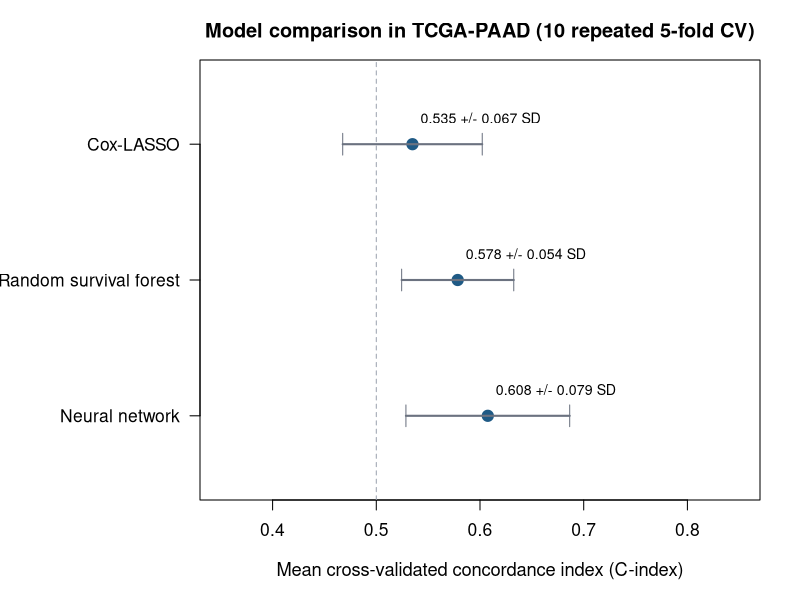
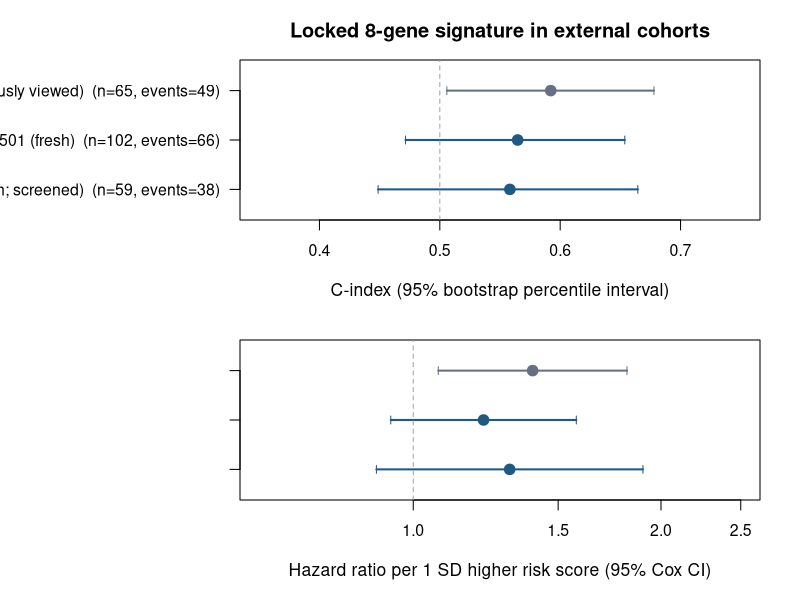

Generate these figures, in order, with R:
cv <- read.csv("results/07_cv_results.csv")
nn <- read.csv("results/09_nn_cv_results.csv")
scores <- read.csv("results/25_fresh_scores.csv")

cv_labels <- c("Cox-LASSO", "Random survival forest", "Neural network")
cv_mean <- c(
  mean(cv$cindex[cv$model == "Cox-LASSO"]),
  mean(cv$cindex[cv$model == "RandomSurvivalForest"]),
  mean(nn$cindex)
)
cv_sd <- c(
  sd(cv$cindex[cv$model == "Cox-LASSO"]),
  sd(cv$cindex[cv$model == "RandomSurvivalForest"]),
  sd(nn$cindex)
)

png("results/26_cv_comparison.png", width = 1800, height = 1200, res = 200)
par(mar = c(5, 10, 3, 2), cex.lab = 1.1, cex.axis = 1.05)
y <- rev(seq_along(cv_labels))
plot(cv_mean, y, xlim = c(0.35, 0.85), ylim = c(0.5, 3.5), yaxt = "n",
     xlab = "Mean cross-validated concordance index (C-index)",
     ylab = "", pch = 19, cex = 1.5, col = "#1f5a85",
     main = "Model comparison in TCGA-PAAD (10 repeated 5-fold CV)")
axis(2, at = y, labels = cv_labels, las = 1)
segments(cv_mean - cv_sd, y, cv_mean + cv_sd, y, lwd = 2, col = "#6b7280")
segments(cv_mean - cv_sd, y - 0.08, cv_mean - cv_sd, y + 0.08, col = "#6b7280")
segments(cv_mean + cv_sd, y - 0.08, cv_mean + cv_sd, y + 0.08, col = "#6b7280")
abline(v = 0.5, lty = 2, col = "#9ca3af")
text(cv_mean, y + 0.18, sprintf("%.3f +/- %.3f SD", cv_mean, cv_sd),
     cex = 0.85, pos = 4, offset = 0.4)
dev.off()

keep <- scores$cohort != "GSE57495 (all 63, sensitivity)"
val <- scores[keep, ]
val$label <- c("GSE62452 (previously viewed)", "GSE21501 (fresh)",
               "GSE57495 (fresh; screened)")
colors <- c("#667085", "#1f5a85", "#1f5a85")
png("results/26_validation_forest.png", width = 2000, height = 1500, res = 200)
layout(matrix(c(1, 2), ncol = 1), heights = c(1, 1))
par(mar = c(4, 12, 3, 2), cex.lab = 1.05, cex.axis = 0.95)
y <- rev(seq_len(nrow(val)))
plot(val$cindex, y, xlim = c(0.35, 0.75), ylim = c(0.5, nrow(val) + 0.5),
     yaxt = "n", xlab = "C-index (95% bootstrap percentile interval)",
     ylab = "", pch = 19, cex = 1.4, col = colors,
     main = "Locked 8-gene signature in external cohorts")
axis(2, at = y, labels = paste0(val$label, "  (n=", val$n, ", events=", val$events, ")"),
     las = 1)
segments(val$ci_lo, y, val$ci_hi, y, lwd = 2, col = colors)
segments(val$ci_lo, y - 0.08, val$ci_lo, y + 0.08, col = colors)
segments(val$ci_hi, y - 0.08, val$ci_hi, y + 0.08, col = colors)
abline(v = 0.5, lty = 2, col = "#9ca3af")
par(mar = c(5, 12, 2, 2), cex.lab = 1.05, cex.axis = 0.95)
plot(val$hr_sd, y, log = "x", xlim = c(0.65, 2.5),
     ylim = c(0.5, nrow(val) + 0.5), yaxt = "n",
     xlab = "Hazard ratio per 1 SD higher risk score (95% Cox CI)",
     ylab = "", pch = 19, cex = 1.4, col = colors)
axis(2, at = y, labels = rep("", nrow(val)))
segments(val$hr_lo, y, val$hr_hi, y, lwd = 2, col = colors)
segments(val$hr_lo, y - 0.08, val$hr_lo, y + 0.08, col = colors)
segments(val$hr_hi, y - 0.08, val$hr_hi, y + 0.08, col = colors)
abline(v = 1, lty = 2, col = "#9ca3af")
dev.off()
